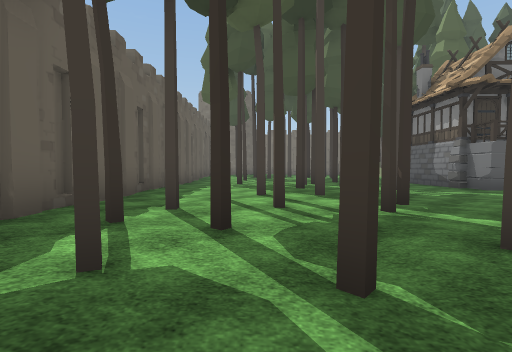
View 1 (above)

24 first-person views from a walk through a scene from a Unity 3-D project. The camera is 1.2 m above the floor, tilts 2° down and sees 85° across. The floor is counted in squares, 2 m on a side. Each view is taken from the middle of a square. On the plan, view 1 faces up. The plan holds only what a view shows up to about 9 squares ahead; the rest is blank. The place goes on beyond the plan. The player character is not drawn. Some animated figures are not drawn. Some surface patterns are stand-ins.

View 2
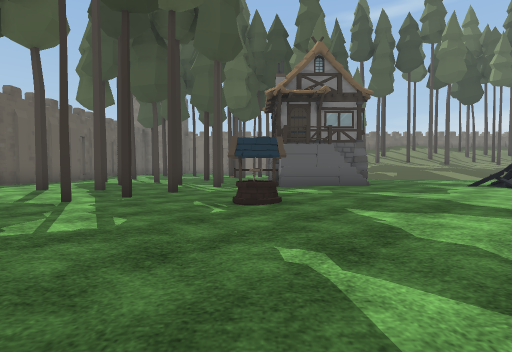

View 3
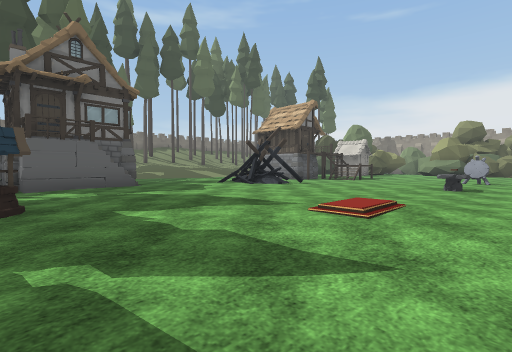

View 4
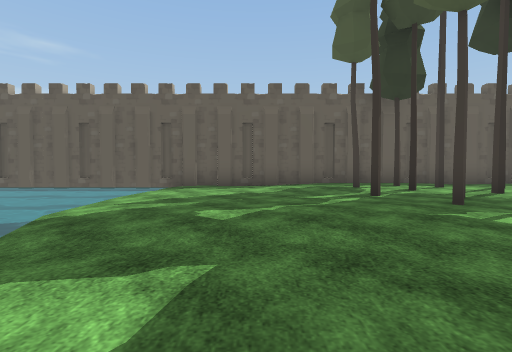

View 5
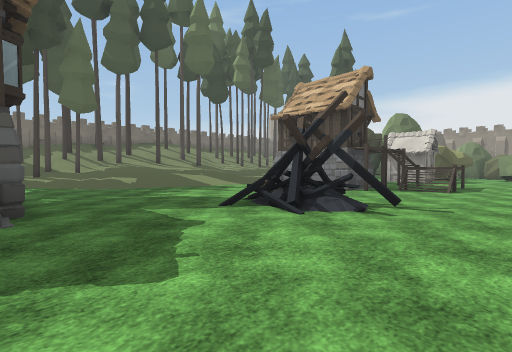

View 6
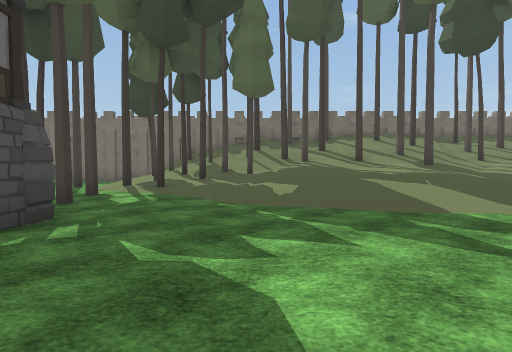

View 7
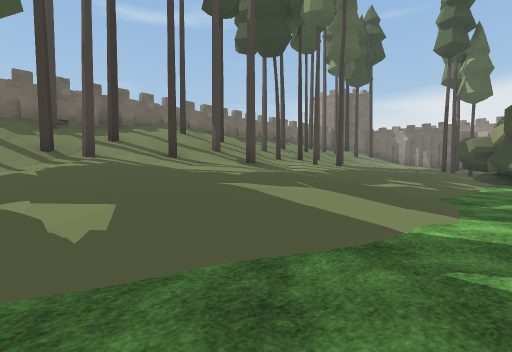

View 8
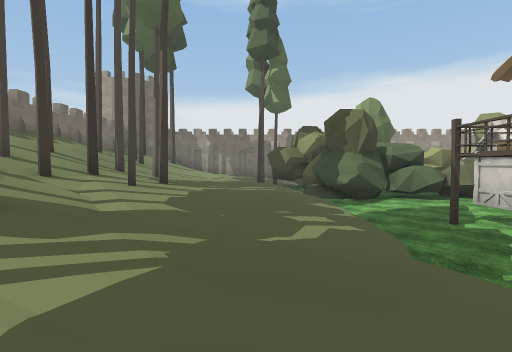

View 9
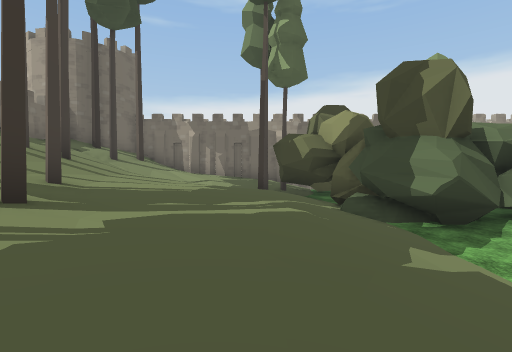

View 10
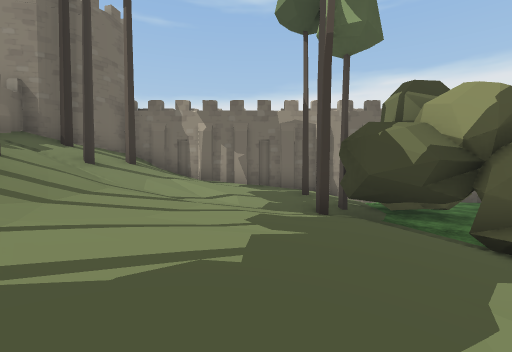

View 11
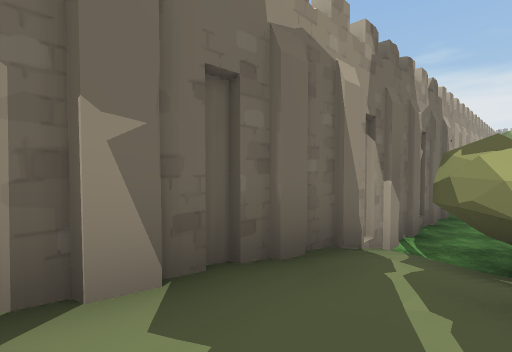

View 12
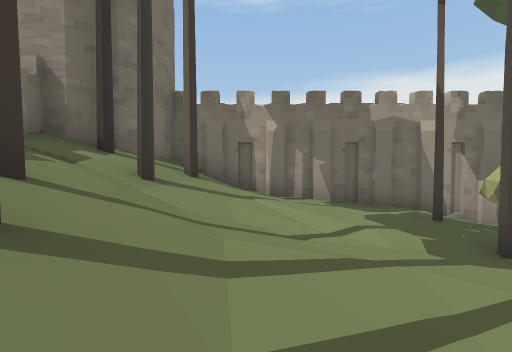

View 13
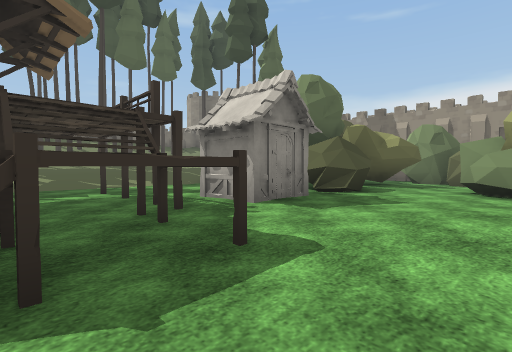

View 14
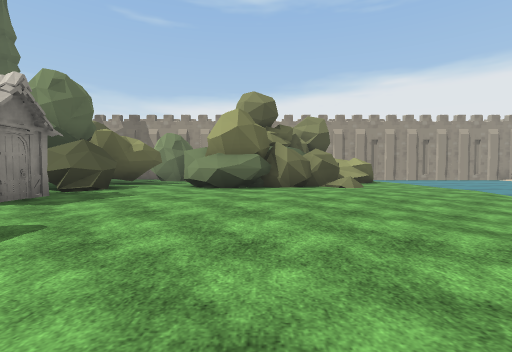

View 15
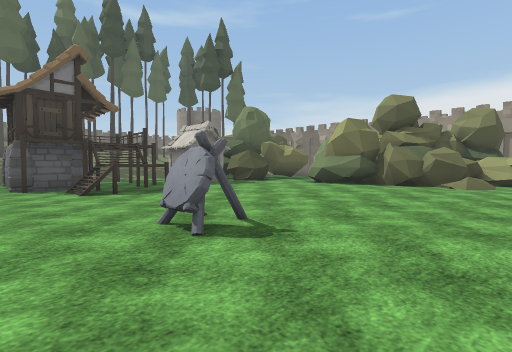

View 16
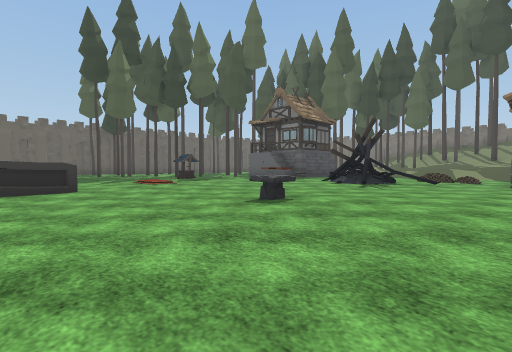

View 17
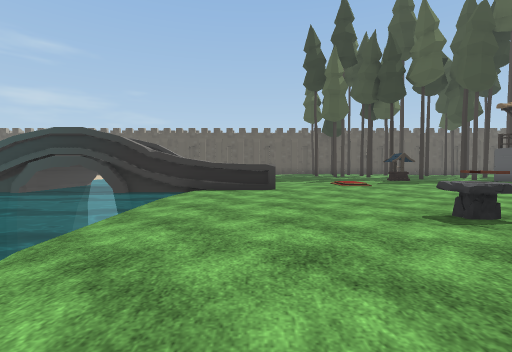

View 18
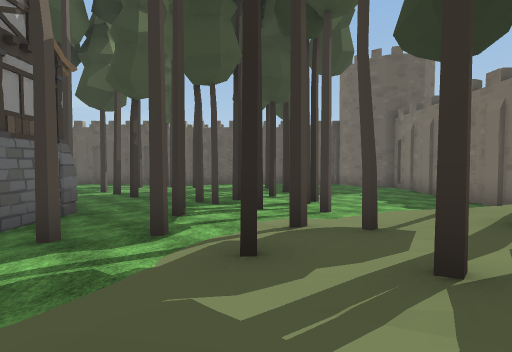

View 19
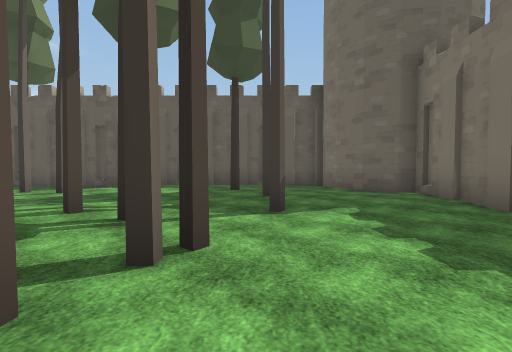

View 20
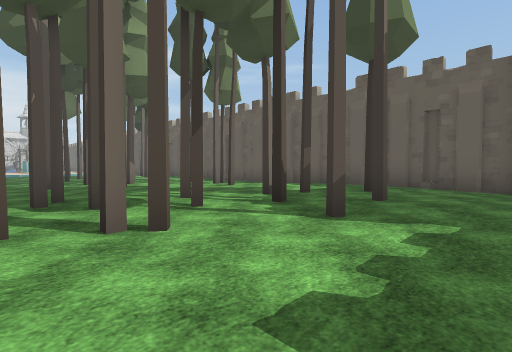

View 21
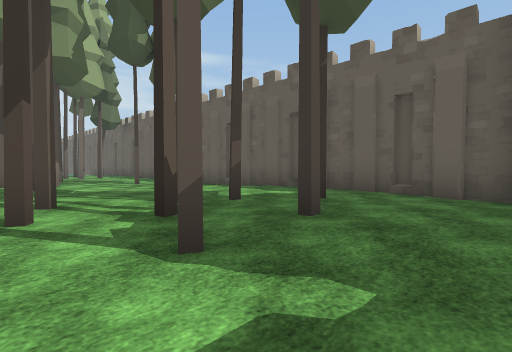

View 22
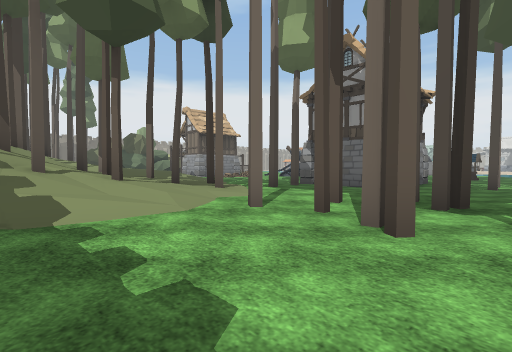

View 23
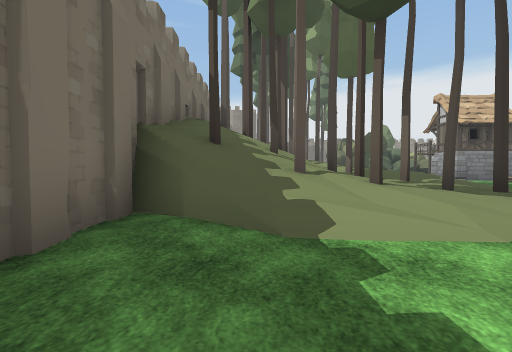

View 24
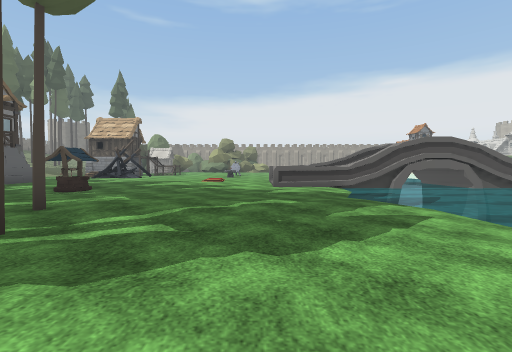

### Floor plan
Key: @ floor where view 1 was taken; # wall or solid block; x gap in a wall; . main floor; : floor 0.25 m higher than the main floor; + floor 1 m higher than the main floor; * floor 1.25 m higher than the main floor; / step, stairs or slope; = window, fence, low wall or low ledge; ≈ water the walk keeps out of; ^ raised ledge; T pine tree; H house; W well; A table; U hut; B bush; O other object.
Columns run from 3 left of view 1 to 31 right of it. Each row starts with its distance up from view 1.
 19  ##.## .###T/####T/     =//  ###
 18 ##........//#/T ////  ////TTT/T##O
 17 #........//////T///#/ /////T//#T/O
 16 #:.#.T...////T///#/////TTT///////O
 15 #:#..#xT#//TT//////#///#/////////#
 14 #:.#T#.TT.:/#//////////+/////////##
 13 #.:....T.T.//////////////////#T//##
 12 #..........T..//////////////###//##
 11 #..#............//////////#########
 10 #.T...#..H#H........../../#  #   #
  9 #....T.T.## ...../.# .....#
  8 #......#.##H..../O/# ....##      #
  7 #...T....HH/.../...UU..#O##      #
  6 #.....T.......OOO/..//.####### OO#
  5 #.TT.#.........O/.../*.........OO
  4 #..T....W..................##.BB
  3 #:.#T.....::...........::.^#   B
  2 #:...T....:............:...#
  1 #.#.#......//..............##
  0 #..@............OA.OO.......##
 -1 #..........................#.#
 -2 #.........^ ^................#
 -3  ......≈..^ ^.......    .....
 -4  ≈≈≈≈≈≈≈≈≈^ ^≈≈≈≈≈        ≈≈≈
 -5 #≈≈≈≈≈≈≈≈≈/ ^≈≈≈≈          ≈≈
 -6 O≈≈≈≈ ≈≈≈≈/ ^≈≈≈            ≈

Positions as (right, up) in squares from view 1, and headings:
1: (0, 0), facing up
2: (5, -1), facing up
3: (5, -1), facing up-right
4: (6, -1), facing left
5: (8, 3), facing up-right
6: (11, 7), facing up
7: (11, 10), facing up-right
8: (14, 13), facing right
9: (18, 13), facing right
10: (21, 14), facing right
11: (28, 15), facing down-right
12: (23, 16), facing right
13: (17, 3), facing up-right
14: (16, 2), facing right
15: (15, -2), facing up-right
16: (16, -3), facing up-left
17: (16, -2), facing left
18: (11, 14), facing left
19: (6, 16), facing left
20: (5, 18), facing down-left
21: (3, 18), facing down-left
22: (3, 18), facing down-right
23: (4, 18), facing right
24: (-2, -1), facing right
